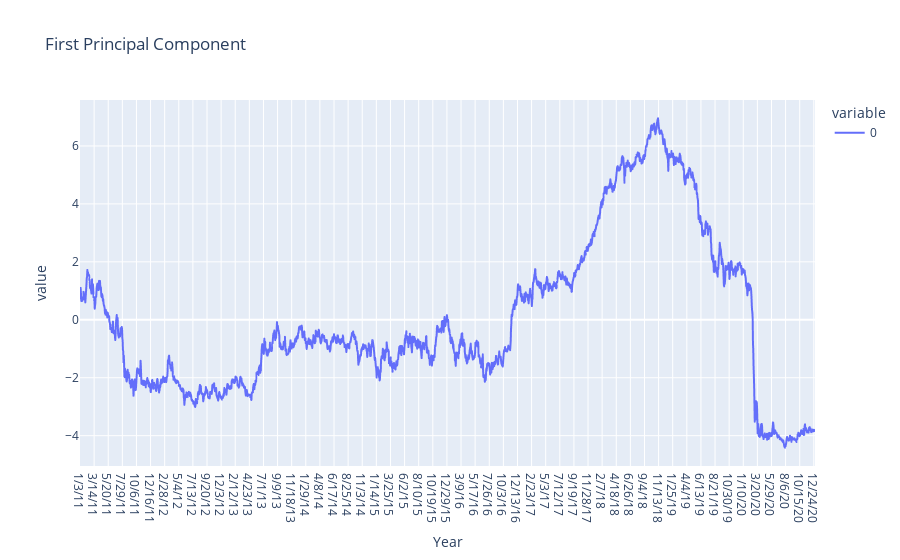

Write notebook code for a chart like this one.
### Code cell
### Plotting PC1


fig3 = px.line(principal_component[0], title = 'First Principal Component' )

fig3.show()

### Figure 1 — Plotly figure (JSON) as saved in the notebook; plotly's stock layout.template omitted (floating-point values rounded to 4 significant figures; data arrays with more than 128 entries replaced by an {"elided": "..."} marker saying what was removed)
{"data": [{"hovertemplate": "variable=0<br>Year=%{x}<br>value=%{y}<extra></extra>", "legendgroup": "0", "line": {"color": "#636efa", "dash": "solid"}, "marker": {"symbol": "circle"}, "mode": "lines", "name": "0", "showlegend": true, "type": "scattergl", "x": {"elided": "2501 str values"}, "xaxis": "x", "y": {"elided": "2501 float values"}, "yaxis": "y"}], "layout": {"legend": {"title": {"text": "variable"}, "tracegroupgap": 0}, "title": {"text": "First Principal Component"}, "xaxis": {"anchor": "y", "domain": [0, 1], "title": {"text": "Year"}}, "yaxis": {"anchor": "x", "domain": [0, 1], "title": {"text": "value"}}}}
